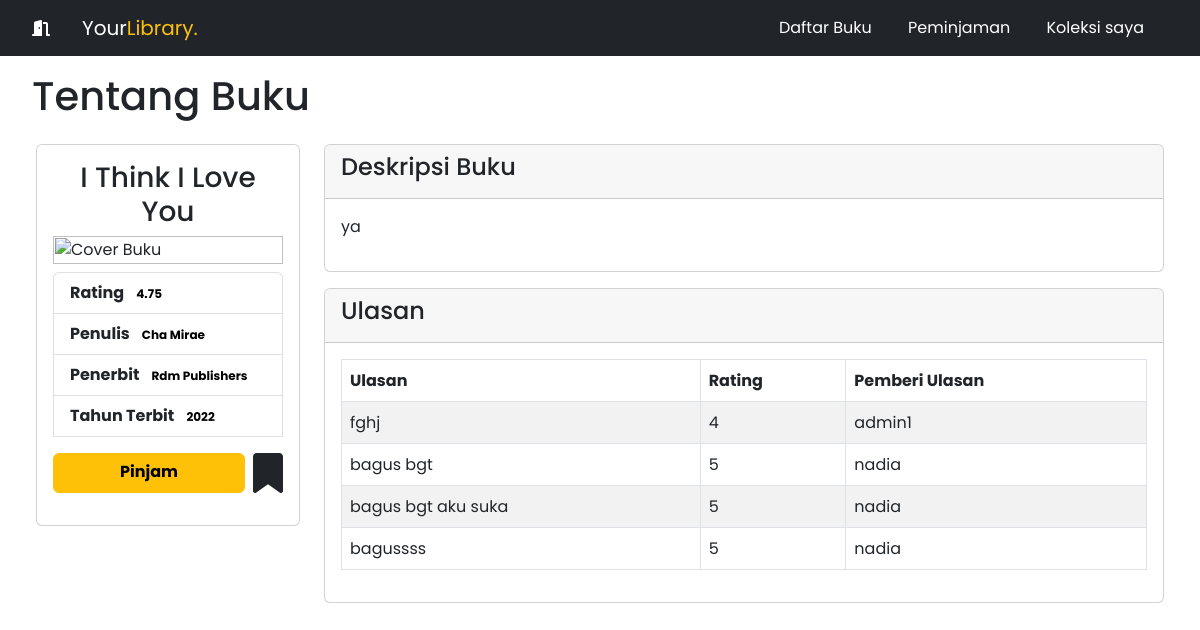
Page /index_peminjam.php?page=detail&&id=6 (signed in) on the committed database.
### tables this page shows
CREATE TABLE `buku` (
  `buku_id` int(11) NOT NULL,
  `kategori_id` int(11) DEFAULT NULL,
  `judul` varchar(255) DEFAULT NULL,
  `penulis` varchar(255) DEFAULT NULL,
  `penerbit` varchar(255) DEFAULT NULL,
  `tahun_terbit` varchar(255) DEFAULT NULL,
  `deskripsi` text DEFAULT NULL,
  `cover_buku` varchar(255) NOT NULL
);

CREATE TABLE `ulasan` (
  `ulasan_id` int(11) NOT NULL,
  `user_id` int(11) DEFAULT NULL,
  `buku_id` int(11) DEFAULT NULL,
  `ulasan` text DEFAULT NULL,
  `rating` int(11) DEFAULT NULL
);

CREATE TABLE `user` (
  `user_id` int(11) NOT NULL,
  `username` varchar(255) DEFAULT NULL,
  `password` varchar(255) DEFAULT NULL,
  `email` varchar(255) DEFAULT NULL,
  `nama_lengkap` varchar(255) DEFAULT NULL,
  `alamat` text DEFAULT NULL,
  `level` enum('admin','petugas','peminjam') DEFAULT NULL
);

### detail.php (the view, shortened to what this page needs)
<?php
$id = $_GET['id'];
$query = mysqli_query($koneksi, "SELECT * FROM buku WHERE buku_id='$id'");
$buku = mysqli_fetch_array($query);
$queryUlasan = mysqli_query($koneksi, "SELECT ulasan.*, user.username
FROM ulasan
JOIN user ON ulasan.user_id = user.user_id WHERE buku_id='$id'");
$ulasan = [];
while ($row = mysqli_fetch_assoc($queryUlasan)) {
    $ulasan[] = $row;
}
$totalRating = 0;
$totalUlasan = count($ulasan);
foreach ($ulasan as $row) {
    $totalRating += $row['rating'];
}
if ($totalUlasan > 0) {
    $averageRating = $totalRating / $totalUlasan;
} else {
    $averageRating = 0;
}
?>
<h1 class="ms-2 mt-2 mb-4">Tentang Buku</h1>
<div class="container-fluid">
    <div class="row">
        <div class="col-md-3 mb-4">
            <div class="card card-primary card-outline">
                <div class="card-body box-profile">
                    <h3 class="profile-username text-center">
                        <?= $buku['judul']; ?>
                    </h3>
                    <tr>
                        <td style="width: 200px; height: 150px;">
                            <img class="w-100" src="./assets/upload/<?= $buku['cover_buku']; ?>" alt="Cover Buku">
                        </td>
                    </tr>
                    <ul class="list-group list-group-unbordered mb-3 mt-2">
                        <li class="list-group-item">
                            <b>Rating</b>
                            <label style="color:black" class="badge badge-success float-right">
                                <?= number_format($averageRating, 2); ?>
                            </label>
                        </li>
                        <li class="list-group-item">
                            <b>Penulis</b>
                            <label style="color:black" class="badge badge-dark">
                                <?= $buku['penulis']; ?>
                            </label>
                        </li>
                        <li class="list-group-item">
                            <b>Penerbit</b>
                            <label style="color:black" class="badge badge-info float-right">
                                <?= $buku['penerbit']; ?>
                            </label>
                        </li>
                        <li class="list-group-item">
                            <b>Tahun Terbit</b>
                            <label style="color:black" class="badge badge-info float-right">
                                <?= $buku['tahun_terbit']; ?>
                            </label>
                        </li>
                        <li class="mt-2 d-flex justify-content-center">
                            <a href="pinjam.php?id=<?= $buku['buku_id']; ?>" class=" w-100 btn btn-warning btn-block mt-2">
                                <b>Pinjam</b>
                            </a>
                            <a href="koleksi.php?id=<?php echo $id;?>" class="">
                                <div class="text-dark ms-2 mt-2 fs-1 fas fa-solid fa-bookmark"></div>
                            </a>
                        </li>
                    </ul>
                </div>
            </div>
        </div>
        <div class="col-md-9">
            <div class="card card-primary card-outline">
                <div class="card-header">
                    <h4>Deskripsi Buku</h4>
                </div>
                <div class="card-body">
                    <p>
                        <?= $buku['deskripsi']; ?>
                    </p>
                </div>
            </div>
            <div class="card card-primary card-outline mt-3">
                <div class="card-header">
                    <h4>Ulasan</h4>
                </div>
                <div class="card-body">
                    <table id="example1" class="table table-bordered table-striped">
                        <thead>
                            <tr>
                                <th>Ulasan</th>
                                <th>Rating</th>
                                <th>Pemberi Ulasan</th>
                            </tr>
                        </thead>
                        <tbody>
                            <?php foreach ($ulasan as $row): ?>
                                <tr>
                                    <td>
                                        <?= $row['ulasan']; ?>
                                    </td>
                                    <td>
                                        <?= $row['rating']; ?>
                                    </td>
                                    <td>
                                        <?= $row['username']; ?>
                                    </td>
                                </tr>
                            <?php endforeach ?>
                        </tbody>
                    </table>
                </div>
            </div>
        </div>
    </div>
</div>

### index_peminjam.php (style rules this page uses)
* { font-family: 'Poppins', sans-serif; }

### rows in the picture
buku: judul "I Think I Love You", penulis "Cha Mirae", penerbit "Rdm Publishers", tahun_terbit "2022", deskripsi "ya"
ulasan: ulasan "fghj", rating "4", user.username "admin1"
ulasan: ulasan "bagus bgt", rating "5", user.username "nadia"
ulasan: ulasan "bagus bgt aku suka", rating "5", user.username "nadia"
ulasan: ulasan "bagussss", rating "5", user.username "nadia"

### other values in the picture
$averageRating "4.75"
